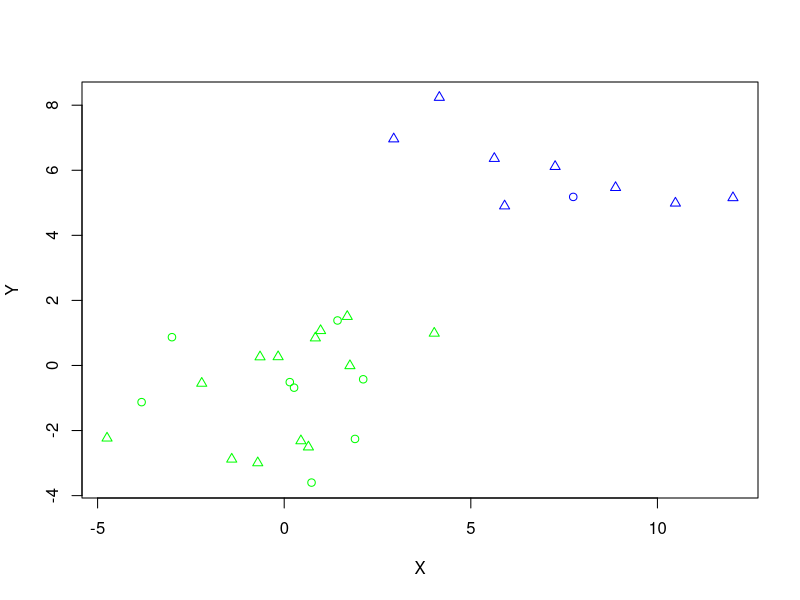

Recreate this plot in R. (Note: this script raises an error after producing the figure.)
library(MASS)

# Save the number of all the pairs of values.
number_of_values <- 30

# Save the number of letters in the surname (it will be used later, according 
# to the task).
generation_constant <- 6

# Generate first 20 pairs of values.
x1 <- rnorm(20, mean = 0, sd = generation_constant %/% 3)
y1 <- rnorm(20, mean = 0, sd = generation_constant %/% 3)

# Generate second 10 pairs of values.
x2 <- rnorm(10, mean = generation_constant, sd = generation_constant %/% 3)
y2 <- rnorm(10, mean = generation_constant, sd = generation_constant %/% 3)

# Bind two-dimensional data.
data <- cbind(c(x1, x2), c(y1, y2))

# Divide the data into two clusters.
two_clusters <- kmeans(data, 2)

# Save clusters data.
clusters_data <- two_clusters$cluster

# Save the number of training and testing pairs.
number_of_training <- floor(30 * 0.7)
number_of_testing <- number_of_values - number_of_training

# ----------------------------------------------------------------------------
# The first task.

# Create training and testing data subsets.

# Choose random indexes (which will be the indexes of the training set of 
# the data).
training_indexes <- sample(1:number_of_values, number_of_training)
# Choose the remaining indexes (which will be the indexes of the testing set of
# the data).
testing_indexes <- 
  (1:number_of_values)[!(1:number_of_values %in% training_indexes)]

# Save the information about the real clusters of the training and testing data.
training_clusters <- clusters_data[training_indexes]
testing_clusters <- clusters_data[testing_indexes]

# Training process.
model <- qda(data[training_indexes,], training_clusters) 
trained_testing_clusters <- predict(model, data[testing_indexes,])$class

# Analyze the classification error.
sum(trained_testing_clusters != testing_clusters) / number_of_testing

# Create the plot.
incorrect_indexes <- 
  testing_indexes[trained_testing_clusters != testing_clusters]
plot(data, type = "n", xlab = "X", ylab = "Y")

# Add different points to the plot. Points, which were used as training, will
# be shown with pch = 2, points, which were used as testing, will be shown with
# pch = 1. Colors will be chosen according to the clusters. If the point's
# cluster is incorrect (trained cluster doesn't match the real cluster), the
# red color will be assigned to it.

points(data[training_indexes,], 
       col = ifelse(training_clusters == 1, "blue", "green"), pch = 2)
points(data[testing_indexes,],
       col = ifelse(testing_clusters == 1, "blue", "green"), pch = 1)

points(data[incorrect_indexes,], col = "red")

# ----------------------------------------------------------------------------
# The second task.

# Choose indexes of the elements, whose clusters will be changed.
changing_indexes <- sample(1:number_of_values, floor(0.2 * number_of_values))

# Change the cluster information.
for (i in changing_indexes) {
  clusters_data[i] <- (clusters_data[i] + 1) %% 2
}

# Just the same process as above.

training_indexes <- sample(1:number_of_values, number_of_training)
testing_indexes <- 
  (1:number_of_values)[!(1:number_of_values %in% training_indexes)]

training_clusters <- clusters_data[training_indexes]
testing_clusters <- clusters_data[testing_indexes]

model <- qda(data[training_indexes,], training_clusters) 
trained_testing_clusters <- predict(model, data[testing_indexes,])$class

sum(trained_testing_clusters != testing_clusters) / number_of_testing

incorrect_indexes <- 
  testing_indexes[trained_testing_clusters != testing_clusters]
plot(data, type = "n", xlab = "X", ylab = "Y")

points(data[training_indexes,], 
       col = ifelse(training_clusters == 1, "blue", "green"), pch = 2)
points(data[testing_indexes,],
       col = ifelse(testing_clusters == 1, "blue", "green"), pch = 1)

# Incorrect points.
points(data[incorrect_indexes,], col = "red")
# Points with incorrect (changed) cluster.
points(data[changing_indexes,], pch = 3)
